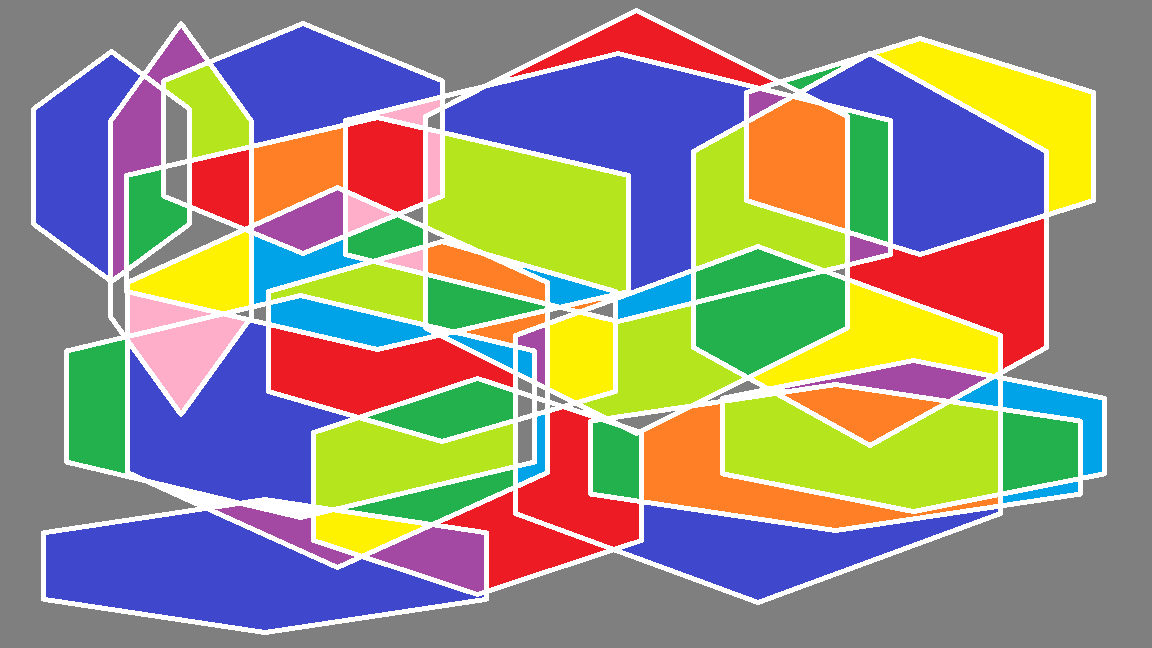
#> input picture Abstracto.png, 1152 x 648 px
$ python otsu2.py
#> lines starting #> are read from the running program, lines starting #| are printed output that depends on the picture; after the words box and inside, x2 and y2 are one past the last pixel; in counts of white or black regions, pixels touching at a corner belong together
# Script para calcular imágenes binarias

import numpy as np
import cv2
import os
from numpy.lib.stride_tricks import sliding_window_view
import matplotlib.pyplot as plt


# Normalization RGB
def normalization_rgb(imagen: np.ndarray) -> np.ndarray | None:
    if len(imagen.shape) != 3 or imagen.shape[-1] != 3:
        return

    return imagen / 255.0


# RGB to grayscale
def rgb_2_grayscale(imagen: np.ndarray) -> np.ndarray | None:
    if len(imagen.shape) != 3 or imagen.shape[-1] != 3:
        return

    resultado = (
        imagen[:, :, 0] * 0.58 +
        imagen[:, :, 1] * 0.74 +
        imagen[:, :, 2] * 0.24
    )

    return resultado


# Normalization function
def normalization(imagen: np.ndarray, scale: float = 1.0) -> np.ndarray | None:
    if len(imagen.shape) < 2 or len(imagen.shape) > 2:
        return

    if imagen.max() == imagen.min():
        return np.zeros_like(imagen)

    return ((imagen - imagen.min()) /
            (imagen.max() - imagen.min())) * scale


# Grayscale to binary using a threshold
def gray_2_bin_t(
    imagen: np.ndarray,
    t: float = 127.0
) -> np.ndarray | None:

    if len(imagen.shape) != 2:
        return

    return np.where(imagen > t, 1.0, 0.0)


# Grayscale to binary using the median
def gray_2_bin_m(imagen: np.ndarray) -> np.ndarray | None:

    if len(imagen.shape) != 2:
        return

    median = np.median(imagen.reshape(-1))

    return np.where(imagen > median, 1.0, 0.0)


# Show image function
def show_image(image: np.ndarray, bin_image: np.ndarray) -> None:

    plt.figure(figsize=(12, 8))

    plt.subplot(1, 2, 1)
    plt.imshow(image, cmap="gray")
    plt.axis("off")
    plt.title("Original image")

    plt.subplot(1, 2, 2)
    plt.imshow(bin_image.astype(np.uint8), cmap="gray")
    plt.axis("off")
    plt.title("Binary image")

    plt.show()


# Otsu method
def otsu_method(gray_image: np.ndarray) -> np.ndarray | None:

    if len(gray_image.shape) != 2:
        return

    # Step 1: Histogram
    hist = np.bincount(
        gray_image.flatten().astype(np.uint8),
        minlength=256
    )

    p = hist / gray_image.size

    intensities = np.arange(
        0,
        256,
        dtype=np.float64
    )

    # Step 2: Probabilities
    w0 = np.cumsum(p)
    w1 = 1 - w0

    # Step 3: Mean
    mu0 = np.cumsum(intensities * p) / (w0 + 1e-10)

    mu1 = (
        mu0[-1] - np.cumsum(intensities * p)
    ) / (w1 + 1e-10)

    # Step 4: Between-class variance
    var = w0 * w1 * (mu0 - mu1) ** 2

    return np.argmax(var)


# Erosion method
def erosion(
    bin_image: np.ndarray,
    kernel_size: int = 3
) -> np.ndarray | None:

    if len(bin_image.shape) != 2:
        return

    pad_size = kernel_size // 2

    # Padding image
    pad_image = np.pad(
        bin_image,
        pad_width=pad_size,
        mode="constant",
        constant_values=255
    )

    # Window sliding kernel
    window_image = sliding_window_view(
        pad_image,
        window_shape=(kernel_size, kernel_size)
    )

    return np.all(
        window_image == 255,
        axis=(2, 3)
    ).astype(np.uint8) * 255


# Dilation method
def dilatation(
    bin_image: np.ndarray,
    kernel_size: int = 3
) -> np.ndarray | None:

    if len(bin_image.shape) != 2:
        return

    pad_size = kernel_size // 2

    # Padding image
    pad_image = np.pad(
        bin_image,
        pad_width=pad_size,
        mode="constant",
        constant_values=255
    )

    # Window
    window_image = sliding_window_view(
        pad_image,
        window_shape=(kernel_size, kernel_size)
    )

    return np.any(
        window_image == 255,
        axis=(2, 3)
    ).astype(np.uint8) * 255


if __name__ == "__main__":

    path = "Abstracto.png"

    if os.path.exists(path):

        imagen = cv2.imread(path, 1)
#> imagen is the input picture: shape (648, 1152, 3); mean B, G, R 129.7, 142.9, 148.5
        imagen = cv2.cvtColor(
            imagen,
            cv2.COLOR_BGR2RGB
        )

    else:

        imagen = np.random.randint(
            0,
            255,
            (255, 255, 3),
            dtype=np.uint8
        )

    # Normalization RGB
    img_rgb = normalization_rgb(imagen)
#> in normalization_rgb, `return imagen / 255.0`:
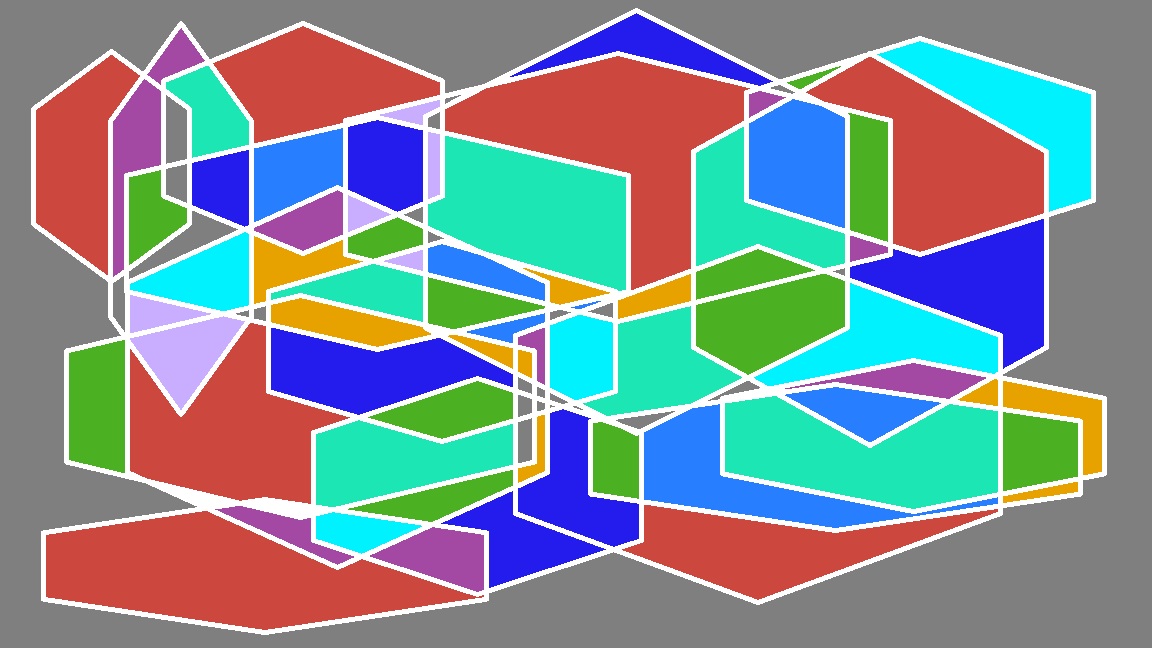
#> returned value: shape (648, 1152, 3) float64; mean of channels 0, 1, 2 0.582, 0.56, 0.508; drawn as B, G, R

    # RGB to grayscale
    img_gray = rgb_2_grayscale(img_rgb)
#> in rgb_2_grayscale, `resultado = ( imagen[:, :, 0] * 0.58 + imagen[:, :, 1] * 0.74 + imagen..`:
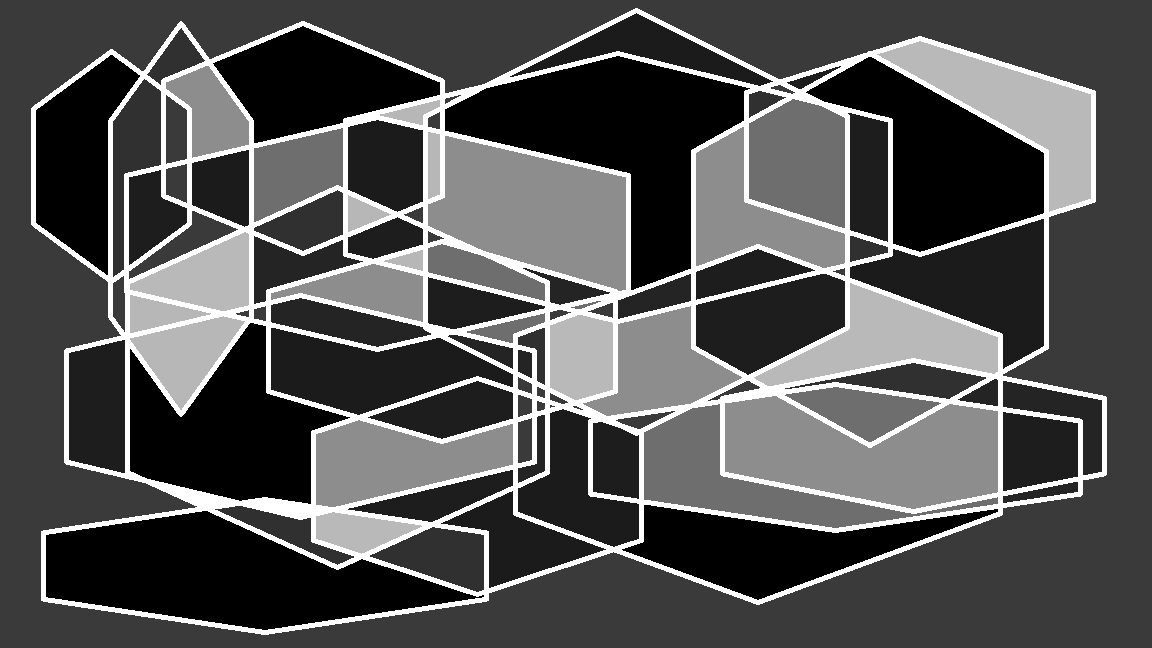
#> resultado: shape (648, 1152) float64; min 0.544, max 1.56, mean 0.874; drawn with min black and max white

    # Normalization grayscale
    img_gray = normalization(
        img_gray,
        255.0
    ).astype(np.uint8)

    # Otsu method
    t = otsu_method(img_gray)
#> in otsu_method, `hist = np.bincount( gray_image.flatten().astype(np.uint8), minlength=2..`: hist = 256 values, max 217129 at index 58, min 0 at index 1, mean 2916
#> in otsu_method, `p = hist / gray_image.size`: p = 256 values, max 0.291 at index 58, min 0 at index 1, mean 0.00391
#> in otsu_method, `w0 = np.cumsum(p)`: w0 = 256 values from 0.195 to 1
#> in otsu_method, `w1 = 1 - w0`: w1 = 256 values, max 0.805 at index 0, min 0 at index 255, mean 0.323
#> in otsu_method, `mu0 = np.cumsum(intensities * p) / (w0 + 1e-10)`: mu0 = 256 values from 0 to 82.6
#> in otsu_method, `mu1 = ( mu0[-1] - np.cumsum(intensities * p) ) / (w1 + 1e-10)`: mu1 = 256 values, max 255 at index 185, min -82.6 at index 255, mean 195.4
#> in otsu_method, `var = w0 * w1 * (mu0 - mu1) ** 2`: var = 256 values, max 4944.2 at index 110, min 0 at index 255, mean 3873.2
#> t = 110

    print("Threshold Otsu:", t)
#| Threshold Otsu: 110

    img_otsu = gray_2_bin_t(
        img_gray,
        t
    )
#> in gray_2_bin_t, `return np.where(imagen > t, 1.0, 0.0)`:
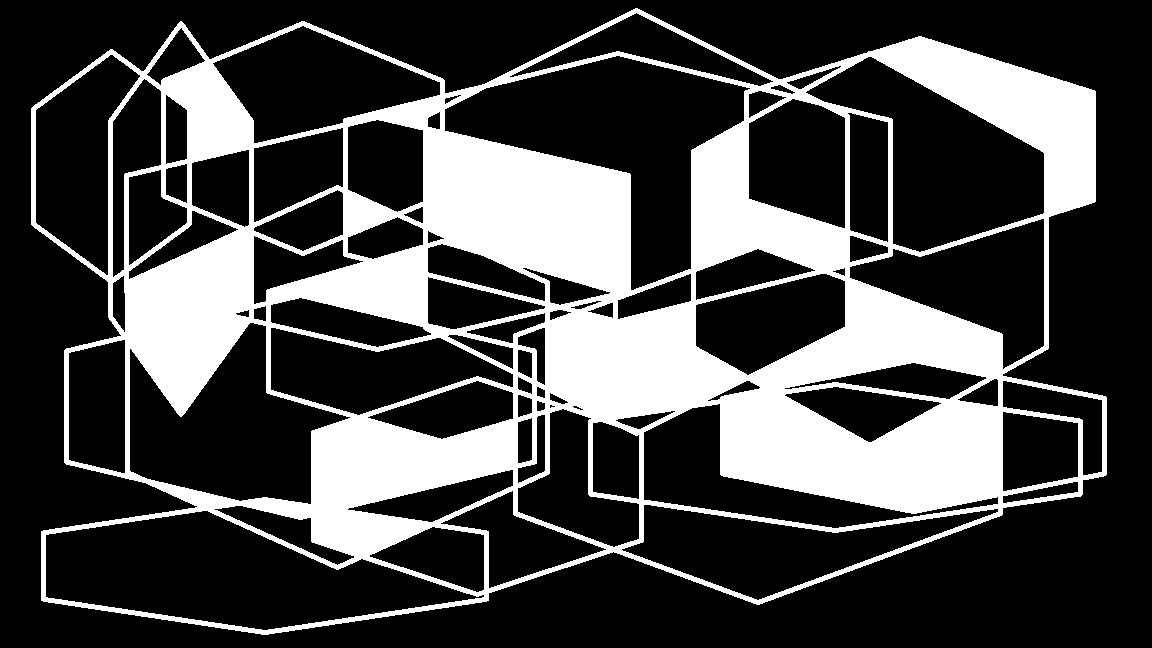
#> returned value: shape (648, 1152) float64; values 0 (black) and 1 (white), 27.7% white; 1 white region, box (x1, y1, x2, y2) and area: (31, 8, 1107, 635) 207111

    # Erosion
    e_img = erosion(
        img_otsu * 255.0,
        12
    )
#> in erosion, `pad_image = np.pad( bin_image, pad_width=pad_size, mode="constant", co..`:
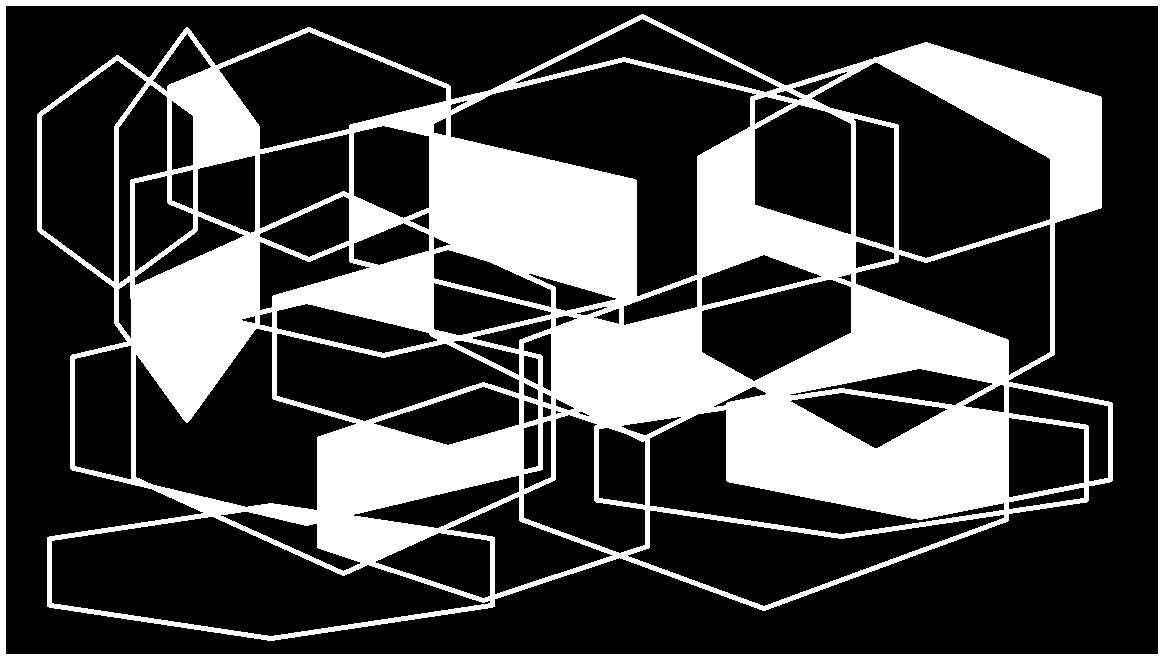
#> pad_image: shape (660, 1164) float64; 29.8% white; 2 white regions, box (x1, y1, x2, y2) and area: (37, 14, 1113, 641) 207111, (0, 0, 1164, 660) 21744
#> in erosion, `return np.all( window_image == 255, axis=(2, 3) ).astype(np.uint8) * 255`: returned value: shape (649, 1153); 15.9% white; 13 white regions (1 under 20 px), largest, box (x1, y1, x2, y2) and area: (726, 286, 998, 508) 29967, (429, 134, 626, 294) 20716, (551, 309, 737, 418) 13366

    # Dilation
    d_img = dilatation(
        img_otsu * 255.0,
        12
    )
#> in dilatation, `return np.any( window_image == 255, axis=(2, 3) ).astype(np.uint8) * 255`:
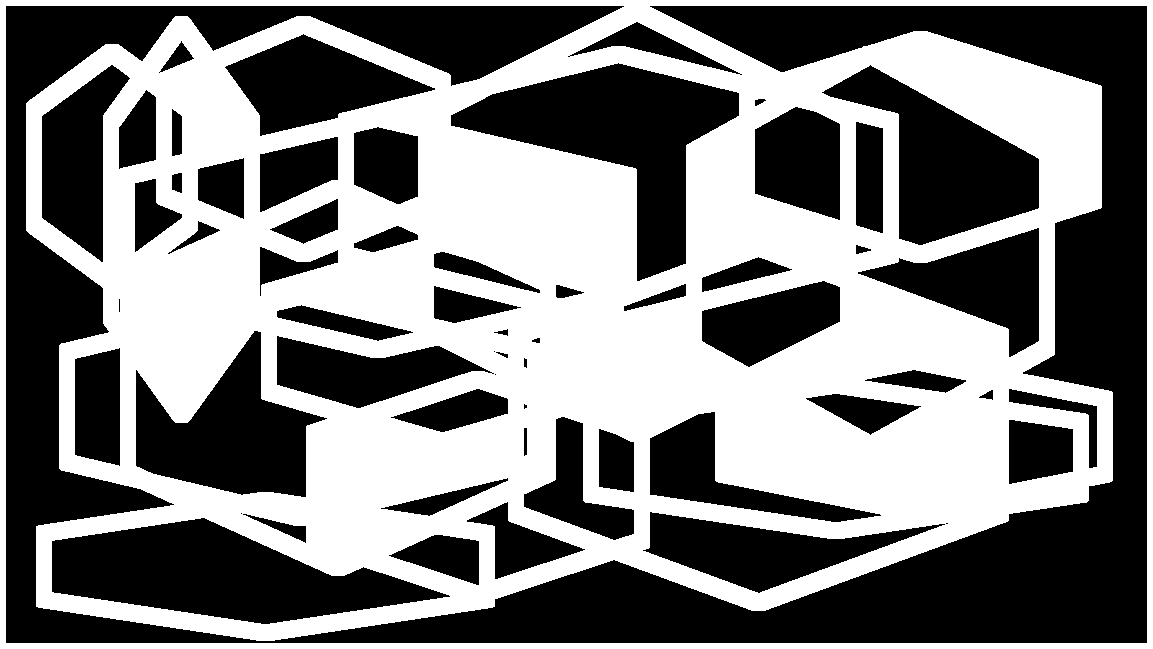
#> returned value: shape (649, 1153); 49% white; 1 white region, box (x1, y1, x2, y2) and area: (0, 0, 1153, 649) 367038

    # Show images
    show_image(
        img_otsu * 255.0,
        e_img
    )

    show_image(
        img_otsu * 255.0,
        d_img
    )
